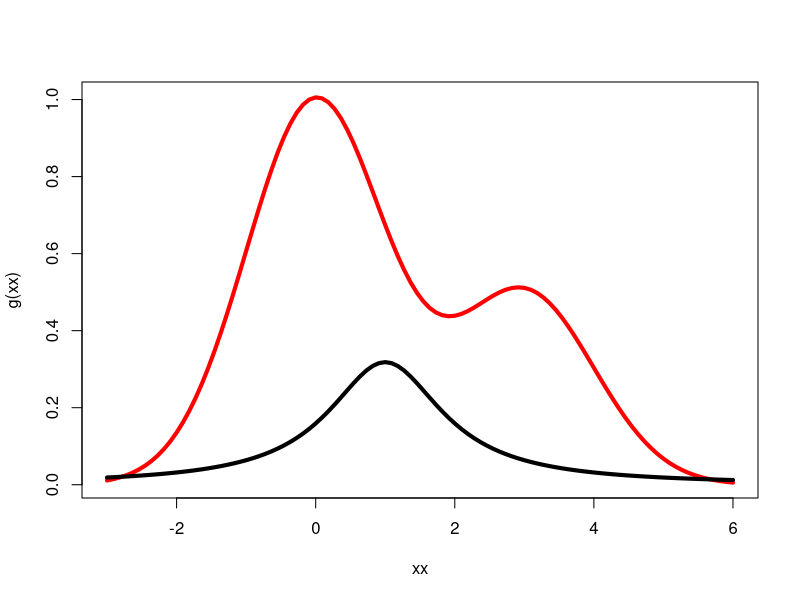
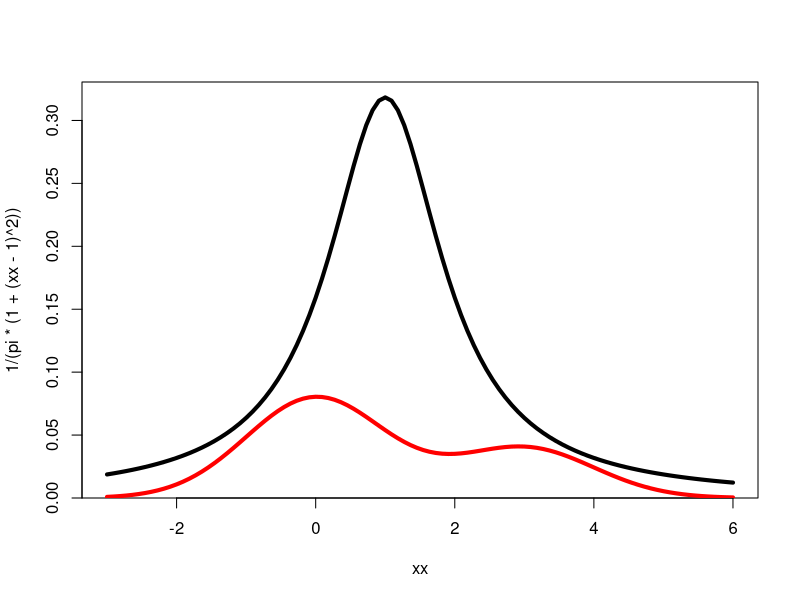
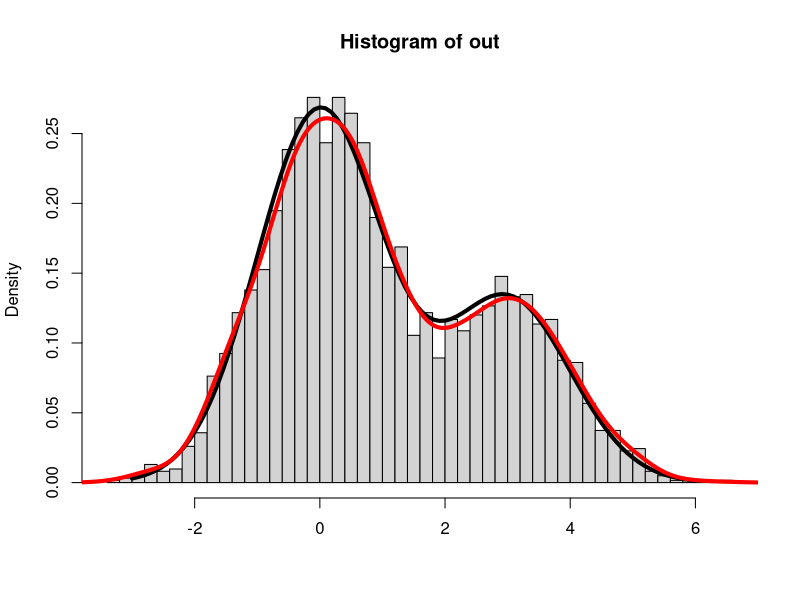
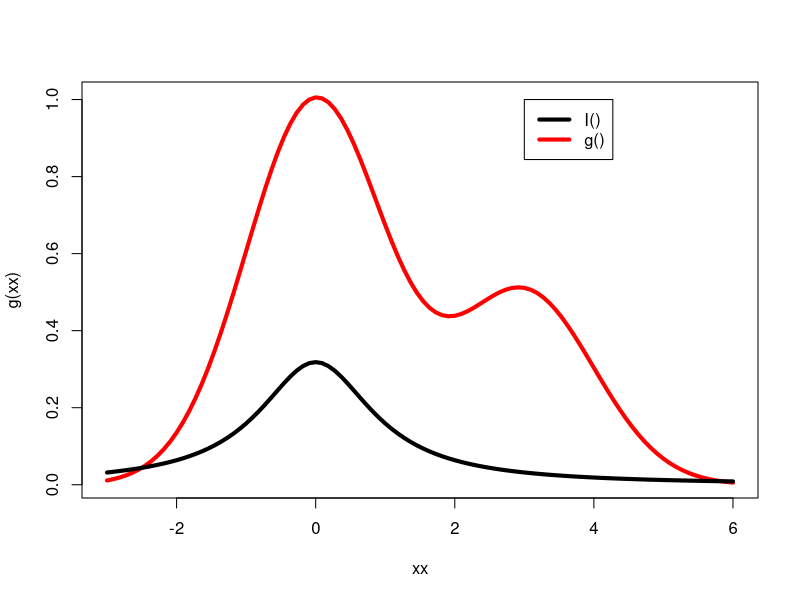

The R script that drew these images, in order:
g <- function(x){
  exp(-.5*(x^2))+.5*exp(-.5*((x-3)^2))
}

xx<-seq(-3,6,length=100)

#initial plot
plot(xx,g(xx),type="l",lwd=4,col="red")
lines(xx,1/(pi*(1+(xx-1)^2)),lwd=4,col="black")

#renormalized plot
plot(xx,1/(pi*(1+(xx-1)^2)),type="l",lwd=4,col="black")
lines(xx,.08*g(xx),lwd=4,col="red")

cand <- rt(10000,df=1)+1
accept <- .08*g(cand)/dt(cand-1,df=1)
u <- runif(10000)
out <- cand[u<accept]

length(out)
mean(out)
sqrt(var(out))

hist(out,nclass=50,prob=T,xlab="")
lines(xx,dnorm(xx,0,1)*.67 + dnorm(xx,3,1)*.33,lwd=4)
lines(density(out),lwd=4,col="red")


######################################################
h<-function(x){
  x
}

draws <- rt(10000,df=1)
wh <- h(draws)*g(draws)/dt(draws,df=1)
w <- g(draws)/dt(draws,df=1)


numerator <- mean(wh)
denominator <- mean(w)
expectation <- numerator/denominator

c(numerator, denominator, expectation)


xx<-seq(-3,6,length=100)
plot(xx,g(xx),type="l",col="red",lwd=4)
lines(xx,dt(xx,df=1),col="black",lwd=4)
legend(3,1,legend=c("I()","g()"),col=c("black","red"),lwd=4)
